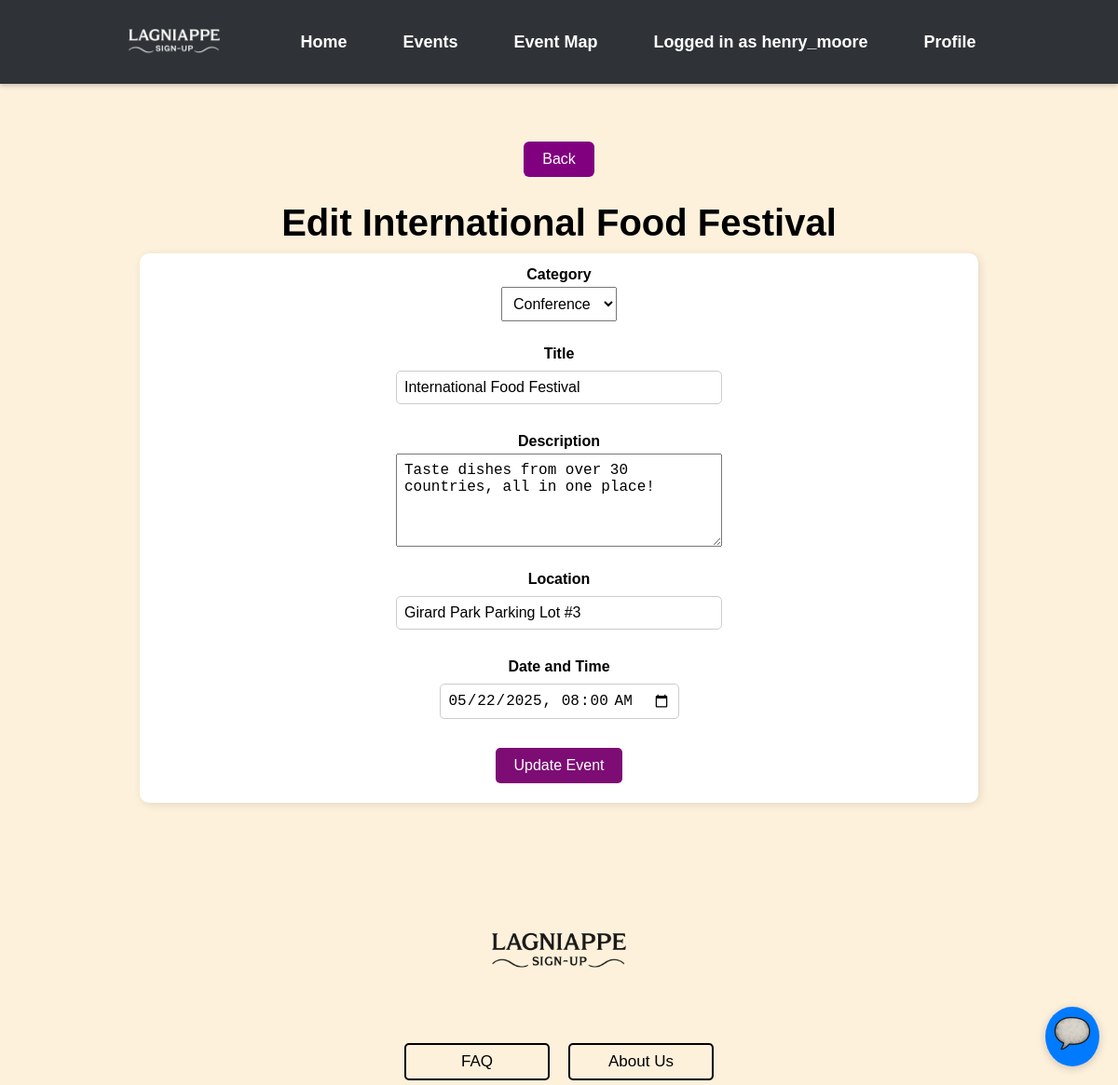
/event/update/24 (signed in), run on the app's committed database.
### events/models.py (models this page shows)
class Users(AbstractUser): # AbstractUser comes with a whole bunch of attributes
    UserID = models.AutoField(("userID"), primary_key=True) # autofield automatically increments an int as a new row is created
    groups = models.ManyToManyField(
        'auth.Group',
        related_name='event_users',  # Custom related_name for reverse accessor
        blank=True
    )
    user_permissions = models.ManyToManyField(
        'auth.Permission',
        related_name='event_user_permissions',  # Custom related_name for reverse accessor
        blank=True
    )

class Event(models.Model):
    EventID = models.AutoField(("eventID"), primary_key=True)
    OrganizerID = models.ForeignKey(Users, on_delete=models.CASCADE)
    CategoryID = models.ForeignKey(Category, on_delete=models.CASCADE)
    Title = models.CharField(("title"), max_length=100)
    Description = models.CharField(("description"), max_length=500)
    Location = models.CharField(("location"), max_length=100)
    DateTime = models.DateTimeField(("datetime"), null=True)
    EventStatus = models.BooleanField(("eventstatus"), default=True)

### lagniappe_signup/views.py (the view)
# urls.py: path('event/update/<int:pk>', views.update_event, name="event-update"),
@login_required(login_url="/signin/")
def update_event(request, pk):
    event = Event.objects.get(EventID=pk)
    if request.method == "POST":
        form = EventForm(request.POST, instance=event)
        if form.is_valid():
            print("Form is valid")
            form.save()
            messages.success(request, 'Event Updated.')
            populate_index()
            return redirect("event-detail", pk=event.EventID)
        else:
            print("Form is not valid")
            print(form.errors)
    else:
        form = EventForm(instance=event)
    users = Users.objects.all()
    category = Category.objects.all()
    context = {
        "event": event,
        "form": form,
        "Users": users,
        "Category": category,
    }
    return render(request, "event_update.html", context)

### lagniappe_signup/forms.py
class EventForm(forms.ModelForm):
    class Meta:
        model = Event
        fields = [
            'OrganizerID',
            'CategoryID',
            'Title',
            'Description',
            'Location',
            'DateTime',
            'EventStatus',
        ]

### templates/event_update.html (shortened to what this page needs)
{% extends "base.html" %}
{% block content %}
<!DOCTYPE html>
<html lang="en">
<head>
    <link rel="stylesheet" href='css/style.css'>
</head>
<body>
{% if user %}
    <div class="container">
        <button onclick="window.location.href='{% url 'event-detail' event.EventID %}'" class="btn btn-secondary" style="background-color: purple; color: white;">Back</button>
        <h1>Edit {{ event.Title }}</h1>
        <form method="POST" style="display: flex; justify-content: center; align-items: center; flex-direction: column; height: 550px;">
            <div class="form-group">
                <label for="CategoryID">Category</label>
                <select id="CategoryID" name="CategoryID" required>
                    {% for c in Category %}
                        <option value="{{ c.CategoryID }}">{{ c.Name }}</option>
                    {% endfor %}
                </select>
            </div>
            <div class="form-group">
                <label for="Title">Title</label>
                <input type="text" id="Title" value = "{{ event.Title }}" name="Title" required maxlength="100" style="width: 350px">
            </div>
            <div class="form-group">
                <label for="Description">Description</label>
                <textarea id="Description" name="Description" value = "{{ event.Description }}" required maxlength="500" style="width: 350px; height: 100px;">{{ event.Description }}</textarea>
            </div>
            <div class="form-group">
                <label for="Location">Location</label>
                <input type="text" id="Location" name="Location" value = "{{ event.Location }}" required maxlength="100" style="width: 350px">
            </div>
            <div class="form-group">
                <label for="DateTime">Date and Time</label>
                <input type="datetime-local" id="DateTime" value = "{{ event.DateTime|date:'Y-m-d\\TH:i' }}" name="DateTime" required>
            </div>
            <div class="form-group">
                <button type="submit">Update Event</button>
            </div>
        </form>
    </div>
{% endif %}
</body>
</html>
{% endblock %}

### templates/headBanner.html (shortened to what this page needs)
{% load static %}
<!DOCTYPE html>
<html lang="en">
<head>
    <link rel="stylesheet" href="{% static 'css/style.css' %}">
</head>
<body>
    <nav class="top-banner" style="height: 60px; width: 100%; background-color: #2f3337;">
        <div class="nav-container" style="
            display: flex;
            align-items: center;
            height: 100%;
            padding: 0 20px 0 0;  /* ✅ No left padding */
            box-sizing: border-box;
        ">
            <div class="nav-logo" style="
                margin-left: 0;
                margin-right: 60px;
                display: flex;
                align-items: center;
                padding-left: 10px;  /* ✅ Small padding to prevent touching the edge */
            ">
                <img src="{% static 'images/LSU_white.png' %}"
                     alt="Lagniappe Logo"
                     style="height: 120px; width: auto;">
            </div>
            <ul class="nav-links" style="
                display: flex;
                gap: 30px;
                list-style: none;
                padding: 0;
                margin: 0;
            ">
                <li><a href="{% url 'home' %}">Home</a></li>
                <li><a href="{% url 'event-list' %}">Events</a></li>
                <li><a href="{% url 'map' %}">Event Map</a></li>
                {% if user.is_authenticated %}
                    <li><a>Logged in as {{ user.username }}</a></li>
                    <li><a href="{% url 'profile' user.UserID %}">Profile</a></li>
                {% else %}
                    <li><a href="{% url 'signin' %}">Sign In</a></li>
                {% endif %}
            </ul>
        </div>
    </nav>
    <div id="chat-toggle">
        <img src="{% static 'images/scroll.png' %}">
    </div>
</body>
</html>

### static/css/style.css (style rules this page uses)
body { background-color: #fdf1dc; font-family: Arial, sans-serif; text-align: center; }
.container { width: 80%; max-width: 900px; margin: 50px auto; }
h1 { font-size: 2.5rem; font-weight: bold; margin-bottom: 10px; }
form { display: flex; flex-direction: column; align-items: flex-start; background-color: white; padding: 20px; border-radius: 10px; box-shadow: 2px 2px 10px rgba(0, 0, 0, 0.1); }
label { font-weight: bold; margin-top: 10px; }
input { width: 250px; padding: 10px; margin: 5px 0; border: 1px solid #ccc; border-radius: 5px; }
button { background-color: #7d0c74; color: white; padding: 10px 20px; border: none; border-radius: 5px; font-size: 1rem; cursor: pointer; margin-top: 10px; }
.top-banner { background-color: #343a40; padding: 15px 0; text-align: center; box-shadow: 0 2px 5px rgba(0, 0, 0, 0.2); }
.nav-container { display: flex; justify-content: center; align-items: center; }
.nav-links { list-style: none; padding: 0; margin: 0; display: flex; }
.nav-links li { margin: 0 15px; }
.nav-links li a { text-decoration: none; color: white; font-size: 18px; font-weight: bold; transition: color 0.3s ease; }
#chat-toggle { position: fixed; bottom: 20px; right: 20px; background: #007bff; color: white; border-radius: 50%; padding: 5px; font-size: 24px; cursor: pointer; box-shadow: 0 2px 10px rgba(0,0,0,0.2); z-index: 1000; }
.btn { padding: 10px 20px; border: none; border-radius: 6px; text-decoration: none; font-size: 16px; cursor: pointer; }
.btn-secondary { background-color: #6c757d; color: purple; }

### templates/headBanner.html (style rules this page uses)
html, body { margin: 0; padding: 0; }

### templates/base.html (style rules this page uses)
.container { padding: 2px 16px; }
.form-group { display: flex; flex-direction: column; margin-bottom: 1rem; }
.form-group label { margin-bottom: 0.25rem; font-weight: bold; }
.form-group input, .form-group select, .form-group textarea { padding: 0.5rem; font-size: 1rem; width: 100%; max-width: 400px; box-sizing: border-box; }

### data on the page
Users: username "henry_moore"
Event: Title "International Food Festival", Description "Taste dishes from over 30 countries, all in one place!", Location "Girard Park Parking Lot #3", DateTime "05/22/2025 08:00"

### other printed values
form field CategoryID "Conference"
